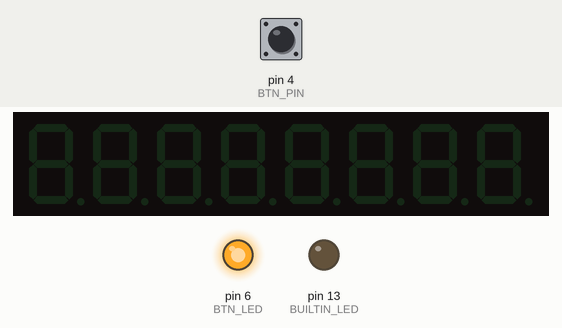
The sketch below on a simulated Arduino Uno, built with avr-gcc and run on an emulated ATmega328P. On the bench: 8-digit seven-segment display, output pins drawn as LEDs (lit = HIGH). The inputs (shaded band) are chosen by the test bench; at power-on: pin 4 (BTN_PIN) LOW. Random numbers use the default seed unless the sketch sets one; EEPROM starts erased.

Above: at 2.7 s.
2.8 s: pin 4 (BTN_PIN) pulled HIGH for 0.15 s
At 2.88 s:
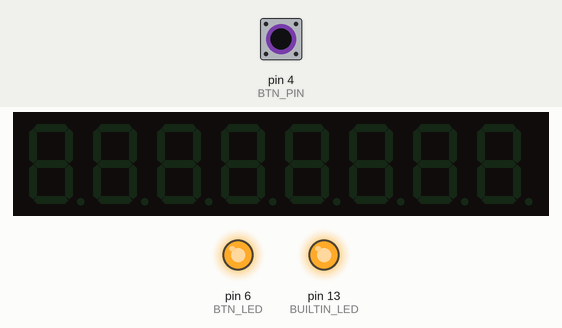
4.4 s: pin 4 (BTN_PIN) pulled HIGH for 3.2 s
At 60.15 s:
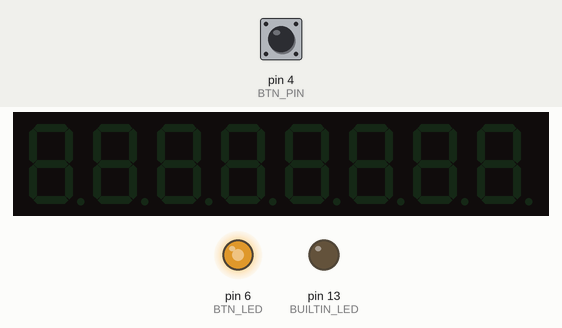
Timing chart, 0 to 61.6 s (numbered marks = the images above; inputs shaded):
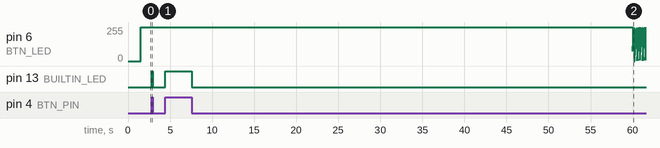

The sketch:

timing_button.ino
```cpp
#include <EEPROM.h>
#include "LedControl.h"


// Constants
#define MAGIC_NUMBER 138
#define BTN_PIN 4  // pull down needed TODO
// led pin (extern)
#define BTN_LED 6  // PWM: 3, 5, 6, 9, 10, 11
#define BUILTIN_LED 13

#define OVERWRITE 0  // initial
// #define OVERWRITE  4376773 // P13
// #define OVERWRITE 12479708 // CBurg


/* LedControl:
   Pin 12: DATA IN-pin
   Pin 11: CLK-pin
   Pin 10: LOAD(/CS)-pin
   (last param: count of devices)
*/
LedControl lc = LedControl(12, 11, 10, 1);

byte intensity = 1;  // (0-15)

unsigned long tickCount = 0;  // new with magic number 138: MINUTES
unsigned long currentHighscore = 0;
unsigned long currentValue = 0;

unsigned long lastTick = 0;

void writeULongIntoEEPROM(int address, unsigned long number) {
  EEPROM.write(address, number & 0xFF);
  EEPROM.write(address + 1, (number >> 8) & 0xFF);
  EEPROM.write(address + 2, (number >> 16) & 0xFF);
  EEPROM.write(address + 3, (number >> 24) & 0xFF);
}

unsigned long readULongFromEEPROM(int address) {
  long byte1 = (long)EEPROM.read(address);
  long byte2 = (long)EEPROM.read(address + 1);
  long byte3 = (long)EEPROM.read(address + 2);
  long byte4 = (long)EEPROM.read(address + 3);
  return byte1 + (byte2 << 8) + (byte3 << 16) + (byte4 << 24);
}

void store() {
  writeULongIntoEEPROM(1, currentValue);
}

void load() {
  currentHighscore = readULongFromEEPROM(1);
}

void valueOnScreen(unsigned long value) {

  unsigned long minutes = value % 60;
  unsigned long hours = (value / 60) % 24;
  unsigned long days = ((value / 69) / 24);

  const byte digits[8] = {
    (days / 1000) % 10,   // 7, t1000
    (days / 100) % 10,    // 6, t100
    (days / 10) % 10,     // 5, t10
    (days / 1) % 10,      // 4, t1
    (hours / 10) % 10,    // 3, h10
    (hours / 10) % 10,    // 2, h1
    (minutes / 10) % 10,  // 1, m10
    (minutes / 1) % 10    // 0, m1
  };

  // 76.543.210

  /* Display a (hexadecimal) digit on a 7-Segment Display
     Params:
      addr   address of the display
      digit  the position of the digit on the display (0..7)
      value  the value to be displayed. (0x00..0x0F)
      dp     sets the decimal point.
  */
  // void setDigit(int addr, int digit, byte value, boolean dp);
  // https://wayoda.github.io/LedControl/pages/software#7Seg

  unsigned int last_dot_on_time = map((millis() / 1000) % 60, 0, 60, 0, 999);


  for (byte i = 0; i < 8; i++) lc.setDigit(0, 7 - i, digits[i], i == 5 || i == 3 || (i == 7 && (millis() % 1000 < last_dot_on_time)));

  // tttt.hh.mm
  // 0123 45 67
}


void setup() {

  // reset storage on first flash
  byte virgin = EEPROM.read(0);
  if (virgin != MAGIC_NUMBER) {
    store();
    EEPROM.write(0, MAGIC_NUMBER);
  }

  if (OVERWRITE) {
    currentValue = OVERWRITE;
    store();
    while (1) delay(100);
  }


  // display turn power save mode off
  lc.shutdown(0, false);
  lc.setIntensity(0, intensity);  // (0-15)

  // startup test pattern
  for (byte i; i < 8; i++) {
    lc.setChar(0, i, '8', true);
  }

  // pin modes ...
  pinMode(BTN_PIN, INPUT);
  pinMode(BTN_LED, OUTPUT);
  pinMode(BUILTIN_LED, OUTPUT);  // arduino on board LED

  // load highsocre from EEPROM
  load();

  // displaytime and wait a second before running
  delay(1500);


  // clear dispaly ...
  lc.clearDisplay(0);
}


void loop() {

  // end of world
  if (currentValue >= 14400000 || currentHighscore >= 14400000) {
    // reset
    currentValue = 0;
    currentHighscore = 0;
    store();
    // startup test pattern
    byte r = random(0, 9);
    for (byte i; i < 8; i++) {
      lc.setDigit(0, i, r, true);
    }
    lc.setIntensity(0, 1);
    while (1) delay(100);  // freeze
  }


  // do on tick
  const unsigned long currentTick = millis() / 60000;
  if (lastTick != currentTick) {
    // it's time
    lastTick = currentTick;

    currentValue++;
  }


  // do on every loop
  lc.setIntensity(0, intensity);


  // btn pressed?
  if (digitalRead(BTN_PIN)) {
    if (currentValue > currentHighscore) {
      currentHighscore = currentValue;
      store();
    }
    currentValue = 0;
    valueOnScreen(currentHighscore);
    intensity = 1;
    analogWrite(BUILTIN_LED, 255);
    analogWrite(BTN_LED, 255);
  } else {
    valueOnScreen(currentValue);
    if (currentValue > currentHighscore) {
      intensity = map(((millis() % 317)), 0, 316, 1, 16);
      analogWrite(BTN_LED, map(((millis() % 317)), 0, 316, 0, 255));
    } else {
      intensity = 1;
      analogWrite(BTN_LED, 255);
    }
    analogWrite(BUILTIN_LED, 0);
  }
  delay(1000 / 120);
}
```

Measured:
- after the input at 2.8 s, pin 13 (BUILTIN_LED): LOW → HIGH at once, → LOW 0.15 s later
- after the input at 4.4 s, pin 13 (BUILTIN_LED): LOW → HIGH at once, → LOW 3.2 s later
